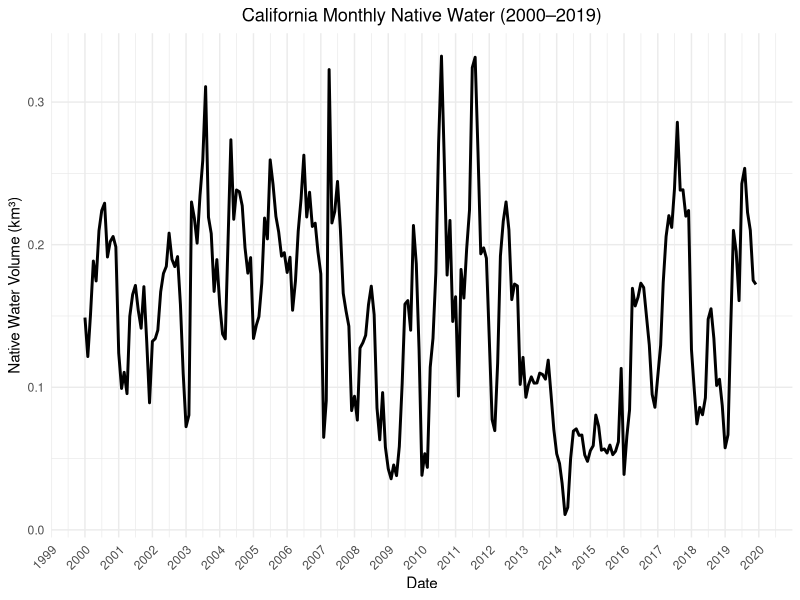

Source code (R):


# -------------------------------
# Title       : CA_Nativewater
# Author      : Kyungmin Kim
# Last update : 2025-07-01
# Purpose     : Preprocess California Native Water
# Data Source : CA and LA Aqueduct Monthly Water Delivery Data from 2000 to 2019
# Notes       :
# -------------------------------

# Set working directory

setwd("/Users/kyungminkim/Code/project-westernwaternetwork/Preprocessing/CA") #Mac
#setwd("C:\\Users\\kyungmi1\\Documents\\Code\\project-westernwaternetwork\\Preprocessing\\CA") #Window

# Load required libraries

library(tidyverse)

# Load monthly water delivery data

CA_aqueduct <- read.csv("CA_Aqueduct.csv")
LA_aqueduct <- read.csv("LA_Aqueduct.csv")

# Add a DATE column to each dataset for merging

CA_aqueduct <- CA_aqueduct %>%
  mutate(DATE = as.Date(paste(YEAR, MONTH, 1, sep = "-")))

LA_aqueduct <- LA_aqueduct %>%
  mutate(DATE = as.Date(paste(YEAR, MONTH, 1, sep = "-")))

# Rename water volume columns for clarity before merging

CA_aqueduct <- CA_aqueduct %>%
  rename(km3_CA = km3)

LA_aqueduct <- LA_aqueduct %>%
  rename(km3_LA = km3)

# Merge the two datasets by DATE and calculate the total native water volume

CA_native <- LA_aqueduct %>%
  left_join(CA_aqueduct, by = "DATE") %>%
  mutate(native_total = km3_CA + km3_LA)

# Save the aggregated native water data to CSV

write.csv(CA_native, "CA_native_monthly_km3.csv", row.names = FALSE)

# Plot total native water volume for California (2000–2019)

ggplot(CA_native, aes(x = DATE, y = native_total)) +
  geom_line(size = 1) +
  labs(title = "California Monthly Native Water (2000–2019)", x = "Date", y = "Native Water Volume (km³)") +
  scale_x_date(limits = as.Date(c("2000-01-01", "2019-12-31")),
               date_labels = "%Y",
               date_breaks = "1 year") +
  theme_minimal() +
  theme(axis.text.x = element_text(angle = 45, hjust = 1),
        plot.title = element_text(hjust = 0.5))

# Save data frame as RDS file

saveRDS(CA_native, file = "CA_native.rds")
